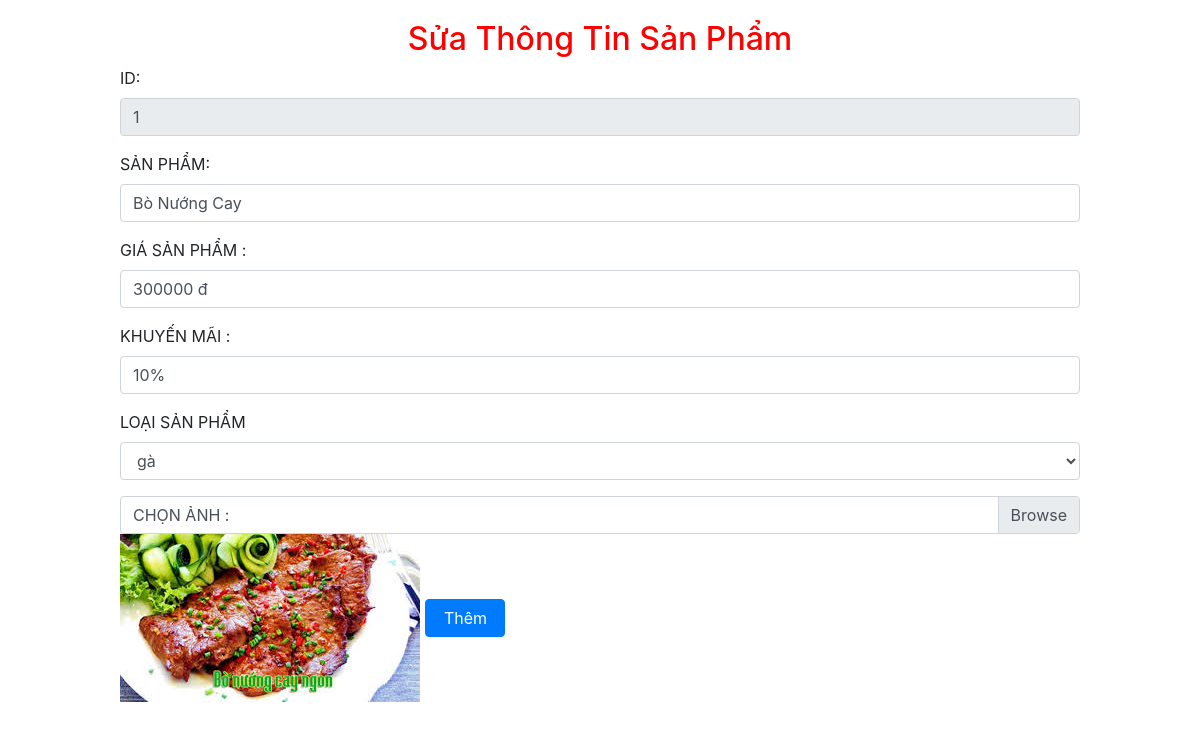
Screenshot of /php/edit_manage_product.php?id=1 (signed in) with the database file from the repository.
### tables this page shows
CREATE TABLE `sp` (
  `id_sp` int(11) NOT NULL,
  `ten_sp` varchar(50) NOT NULL,
  `gia_sp` float NOT NULL,
  `khuyenmai_sp` float NOT NULL,
  `giakhuyenmai_sp` float NOT NULL,
  `img_sp` text NOT NULL,
  `loai_sp` varchar(50) NOT NULL
);

### php/edit_manage_product.php (the view, shortened to what this page needs)
<?php
    require("connect.php");
    $id =$_GET['id'];
    $sql = "SELECT * FROM sp WHERE id_sp= $id";
    $result = mysqli_query($conn,$sql);
    if($row =mysqli_fetch_array($result)){
      $id_sp=$row['id_sp'];
      $ten_sp = $row['ten_sp'];
      $gia_sp = $row['gia_sp'];
      $khuyenmai_sp = $row['khuyenmai_sp'];
      $file = $row['img_sp'];
    }
?>
<!DOCTYPE html>
<html lang="en">
<head>
  <?php  require("../css/style.php")?>
  <link rel="stylesheet" href="../css/style.css">
  <link rel="stylesheet" href="../css/admin.css">
</head>
<body>
<form style="margin:auto;width:80%;padding-top:20px;" action='' method='post'>
        <h2 style="text-align:center; color:red;">Sửa Thông Tin Sản Phẩm</h2>
        <div class="form-group">
            <label for="exampleFormControlInput1">ID:</label>
            <input type="text" class="form-control"   name="id_sp"  readonly value="<?php echo  $id_sp;?>">
        </div>
        <div class="form-group">
            <label for="exampleFormControlInput1">SẢN PHẨM:</label>
            <input type="text" class="form-control"  placeholder="bò nướng cay" name="ten_sp" value="<?php echo  $ten_sp;?>">
        </div>
        <div class="form-group">
            <label for="exampleFormControlInput1">GIÁ SẢN PHẨM :</label>
            <input type="text" class="form-control"  placeholder="300000 đ" name="gia_sp" value="<?php echo  $gia_sp;?> đ">
        </div>
        <div class="form-group">
            <label for="exampleFormControlInput1">KHUYẾN MÃI :</label>
            <input type="khuyenmai_sp" class="form-control"  placeholder="0$" name="khuyenmai_sp" value="<?php echo  $khuyenmai_sp;?>%">
        </div>
        <div class="form-group">
            <label for="exampleFormControlSelect1">LOẠI SẢN PHẨM</label>
            <select class="form-control" name='loai_sp' >
            <option value='1' >gà</option>
            </select>
        </div>
        <div class="custom-file">
        <label class="custom-file-label" >CHỌN ẢNH :</label>
        </div>
        <img id="image-product" src="<?php echo "../image/".$file ?>" alt="your image" />
        <button type="submit" class="btn btn-primary button " style='margin-top:20px;'>Thêm</button>
</body>
</html>

### css/style.css (style rules this page uses)
* { margin: 0; padding: 0; }

### css/admin.css (style rules this page uses)
.button { margin-bottom:20px; padding-right:10px; margin-right:10px; width:80px; }

### css/style.php (style rules this page uses)
body,html { width: 100% !important; margin: 0px !important; padding: 0px !important; overflow-x: hidden !important; }

### rows the page displays
sp: id_sp "1", ten_sp "Bò Nướng Cay", gia_sp "300000 đ", khuyenmai_sp "10%", img_sp (picture)
